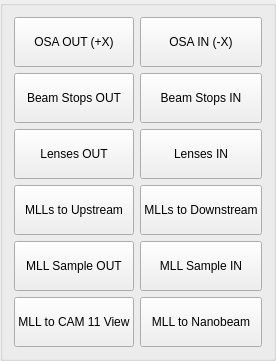
               <widget class="QGroupBox" name="groupBox_35">
                <property name="enabled">
                 <bool>true</bool>
                </property>
                <property name="sizePolicy">
                 <sizepolicy hsizetype="Preferred" vsizetype="Fixed">
                  <horstretch>0</horstretch>
                  <verstretch>0</verstretch>
                 </sizepolicy>
                </property>
                <property name="styleSheet">
                 <string notr="true">color: rgb(0, 0, 0);</string>
                </property>
                <property name="title">
                 <string/>
                </property>
                <layout class="QGridLayout" name="gridLayout_94">
                 <item row="0" column="0">
                  <widget class="QPushButton" name="pb_mll_osa_out">
                   <property name="enabled">
                    <bool>true</bool>
                   </property>
                   <property name="sizePolicy">
                    <sizepolicy hsizetype="Minimum" vsizetype="Fixed">
                     <horstretch>0</horstretch>
                     <verstretch>0</verstretch>
                    </sizepolicy>
                   </property>
                   <property name="text">
                    <string>
OSA OUT (+X)
</string>
                   </property>
                  </widget>
                 </item>
                 <item row="2" column="0">
                  <widget class="QPushButton" name="pb_mll_lens_out">
                   <property name="text">
                    <string>
Lenses OUT
</string>
                   </property>
                  </widget>
                 </item>
                 <item row="1" column="0">
                  <widget class="QPushButton" name="pb_mll_bs_out">
                   <property name="text">
                    <string>
Beam Stops OUT
</string>
                   </property>
                  </widget>
                 </item>
                 <item row="4" column="0">
                  <widget class="QPushButton" name="pb_mll_sample_out">
                   <property name="toolTip">
                    <string>moves sbz, sbx, vmll_vz and vmll_hz</string>
                   </property>
                   <property name="text">
                    <string>
MLL Sample OUT
</string>
                   </property>
                  </widget>
                 </item>
                 <item row="1" column="1">
                  <widget class="QPushButton" name="pb_mll_bs_in">
                   <property name="text">
                    <string>
Beam Stops IN
</string>
                   </property>
                  </widget>
                 </item>
                 <item row="5" column="0">
                  <widget class="QPushButton" name="pb_mll_cam11_view">
                   <property name="enabled">
                    <bool>true</bool>
                   </property>
                   <property name="text">
                    <string>
MLL to CAM 11 View
</string>
                   </property>
                  </widget>
                 </item>
                 <item row="0" column="1">
                  <widget class="QPushButton" name="pb_mll_osa_in">
                   <property name="sizePolicy">
                    <sizepolicy hsizetype="Minimum" vsizetype="Preferred">
                     <horstretch>0</horstretch>
                     <verstretch>0</verstretch>
                    </sizepolicy>
                   </property>
                   <property name="text">
                    <string>OSA IN (-X)</string>
                   </property>
                  </widget>
                 </item>
                 <item row="5" column="1">
                  <widget class="QPushButton" name="pb_mll_nanobeam">
                   <property name="text">
                    <string>
MLL to Nanobeam
</string>
                   </property>
                  </widget>
                 </item>
                 <item row="2" column="1">
                  <widget class="QPushButton" name="pb_mll_lens_in">
                   <property name="text">
                    <string>
Lenses IN
</string>
                   </property>
                  </widget>
                 </item>
                 <item row="4" column="1">
                  <widget class="QPushButton" name="pb_mll_sample_in">
                   <property name="toolTip">
                    <string>moves sbx, vmll_vz and vmll_hz</string>
                   </property>
                   <property name="text">
                    <string>
MLL Sample IN
</string>
                   </property>
                  </widget>
                 </item>
                 <item row="3" column="0">
                  <widget class="QPushButton" name="pb_mlls_to_upstream">
                   <property name="text">
                    <string>
MLLs to Upstream
</string>
                   </property>
                  </widget>
                 </item>
                 <item row="3" column="1">
                  <widget class="QPushButton" name="pb_mlls_to_downstream">
                   <property name="text">
                    <string>
MLLs to Downstream
</string>
                   </property>
                  </widget>
                 </item>
                </layout>
               </widget>
